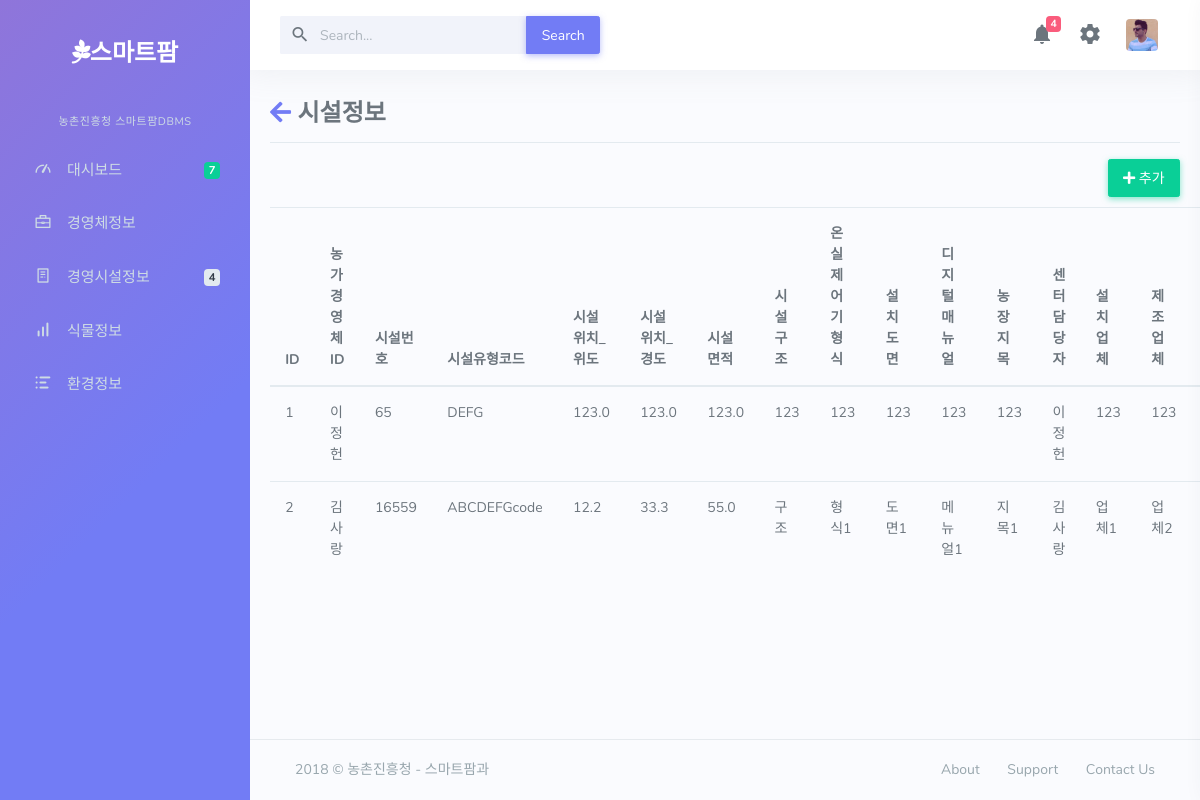
Screenshot of /gi with the database file from the repository.
### dashboard/models.py (models this page shows, shortened)
class gb_info(models.Model):
	FI_ID=models.ForeignKey(e1model)
	GB_NUMBER=models.IntegerField(null=True)
	GB_KIND_CODE=models.CharField(max_length=20)
	GB_FA_LATITUDE=models.FloatField(null=True)
	GB_FA_LONGITUDE=models.FloatField(null=True)
	GB_SIZE=models.FloatField(null=True)
	GB_ARCHITECTURE=models.CharField(max_length=50)
	GB_CONT_KIND=models.CharField(max_length=50)
	GB_INSTALL_DIAGRM=models.CharField(max_length=50)
	GB_DIGITAL_MANUAL=models.CharField(max_length=50)
	GB_FA_LAND_CATER=models.CharField(max_length=50)
	GB_CENTER_DIRECT=models.CharField(max_length=10)
	GB_INSTAL=models.CharField(max_length=50)
	GB_MANUFA=models.CharField(max_length=50)
	GB_MAINTE_COMP=models.CharField(max_length=50)
	DA_ID=models.ForeignKey(device_admin)

class e1model(models.Model):
	GB_FA_ID=models.CharField(max_length=30)
	GB_FA_PW=models.CharField(max_length=20)
	CTVT_FCLTY_ID=models.CharField(max_length=30)
	GB_FA_PHONE=models.CharField(max_length=13)
	GB_FA_EMAIL=models.CharField(max_length=30)
	GB_FA_ADDR=models.CharField(max_length=100)
	GB_FA_NAME=models.CharField(max_length=20)
	GB_FA_SIZE=models.IntegerField(null=True)
	GB_FAM_NUM=models.IntegerField(null=True)
	GB_COOPER_UNIT=models.CharField(max_length=30)

### dashboard/views.py (the view)
# urls.py: url(r'^gi$',views.gi,name='gi'),
def gi(request):
	ds=gb_info.objects.all()
	return render(request,"farm/gi.html",{"ds":ds})

### dashboard/templates/farm/gi.html (shortened to what this page needs)
{% extends 'farm/base.html' %}
{% block content %}
{% load staticfiles %}
	<link href="{% static 'farm/css/e1.css' %}" rel="stylesheet">
	<link href="https://use.fontawesome.com/releases/v5.0.7/css/all.css" rel="stylesheet">
	<div class=tg>
		<h3><a href="{% url 'elist' %}"><i class="fas fa-arrow-left"></i></a> 시설정보</h3>
		<hr>
		<a href="{% url 'gi_update' %}"><button class="btn btn-success"><i class="fas fa-plus"></i> 추가</button></a>
		<table class="table table-hover">
		  <thead>
		    <tr>
		      <th scope="col">ID</th>
		      <th scope="col">농가경영체ID</th>
		      <th scope="col">시설번호</th>
		      <th scope="col">시설유형코드</th>
		      <th scope="col">시설위치_위도</th>
		      <th scope="col">시설위치_경도</th>
		      <th scope="col">시설면적</th>
		      <th scope="col">시설구조</th>
		      <th scope="col">온실제어기형식</th>
		      <th scope="col">설치도면</th>
		      <th scope="col">디지털매뉴얼</th>
		      <th scope="col">농장지목</th>
		      <th scope="col">센터담당자</th>
		      <th scope="col">설치업체</th>
		      <th scope="col">제조업체</th>
		      <th scope="col">유지보수업체</th>
		    </tr>
		  </thead>
		  <tbody>
		{% for i in ds %}
			<tr>
				<td>{{i.id}}</td>
				<td>{{i.FI_ID.GB_FA_NAME}}</td>
				<td>{{i.GB_NUMBER}}</td>
				<td>{{i.GB_KIND_CODE}}</td>
				<td>{{i.GB_FA_LATITUDE}}</td>
				<td>{{i.GB_FA_LONGITUDE}}</td>
				<td>{{i.GB_SIZE}}</td>
				<td>{{i.GB_ARCHITECTURE}}</td>
				<td>{{i.GB_CONT_KIND}}</td>
				<td>{{i.GB_INSTALL_DIAGRM}}</td>
				<td>{{i.GB_DIGITAL_MANUAL}}</td>
				<td>{{i.GB_FA_LAND_CATER}}</td>
				<td>{{i.GB_CENTER_DIRECT}}</td>
				<td>{{i.GB_INSTAL}}</td>
				<td>{{i.GB_MANUFA}}</td>
				<td>{{i.GB_MAINTE_COMP}}</td>
			</tr>
		{% endfor %}
		</tbody>
		</table>
	</div>
{% endblock %}

### dashboard/static/farm/css/e1.css (style rules this page uses)
.tg { width: 100%; margin-top:30px; }
.btn-success { float:right; margin-bottom: 10px; }

### rows the page displays
gb_info: id "1", FI_ID.GB_FA_NAME "이정헌", GB_NUMBER "65", GB_KIND_CODE "DEFG", GB_FA_LATITUDE "123.0", GB_FA_LONGITUDE "123.0", GB_SIZE "123.0", GB_ARCHITECTURE "123", GB_CONT_KIND "123", GB_INSTALL_DIAGRM "123", GB_DIGITAL_MANUAL "123", GB_FA_LAND_CATER "123", GB_CENTER_DIRECT "이정헌", GB_INSTAL "123", GB_MANUFA "123"
gb_info: id "2", FI_ID.GB_FA_NAME "김사랑", GB_NUMBER "16559", GB_KIND_CODE "ABCDEFGcode", GB_FA_LATITUDE "12.2", GB_FA_LONGITUDE "33.3", GB_SIZE "55.0", GB_ARCHITECTURE "구조", GB_CONT_KIND "형식1", GB_INSTALL_DIAGRM "도면1", GB_DIGITAL_MANUAL "메뉴얼1", GB_FA_LAND_CATER "지목1", GB_CENTER_DIRECT "김사랑", GB_INSTAL "업체1", GB_MANUFA "업체2"
